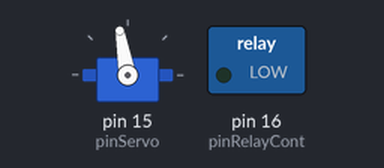
Recording of a sketch running on a simulated Arduino Uno, built with avr-gcc and run on an emulated ATmega328P. On the bench: servo, switched loads named in the sketch (green lamp = pin HIGH).

Above: at 0.05 s.
Timing chart, 0 to 3.0 s (numbered marks = the images above):
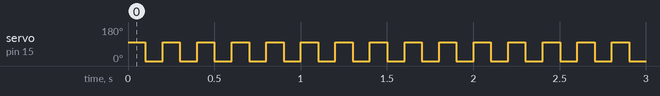

The sketch:

pruebas.ino
```cpp
const int pinIrRcv = 2;
const int pinRelayCont = 16;
const int pinServo = 15;
const int displayA = 12;
const int displayB = 13;
const int displayC = 10;
const int displayD = 9;
const int displayE = 8;
const int displayF = 7;
const int displayG = 6;
const int displayDp = 11;
const int ledR = 5;
const int ledG = 4;
const int ledW = 3;
// -------------- VARIABLES GLOBALES -------------------
byte statusDispB = 0;
byte statusDispD = 0;
byte statusLeds = 0;

int posicionServo = 1;
int maxServo = 150;
bool powerStatus = false;
bool muteStatus = false;

int backupVolMute=0;
//---------------- OBJETOS -----------------------------
#include <Servo.h>
#include <IRLibDecodeBase.h>
// #include <IRLibSendBase.h>
#include <IRLib_P01_NEC.h>
#include <IRLibCombo.h>
#include <IRLibRecvPCI.h>

Servo myservo;
IRrecvPCI myReceiver(pinIrRcv);
IRdecode myDecoder;

//----------------- LIBS -----------------------------
#include <avr/sleep.h>

void setup()
{
  //Serial.begin(9600);
  //Serial.println("Empezo la serial");
  pinMode(pinRelayCont,OUTPUT);
  digitalWrite(pinRelayCont,LOW);
  myservo.attach(pinServo);
  myservo.write(posicionServo);
  myReceiver.enableIRIn();
}

void loop() {
  int temp=SMCR;
  myservo.write(100);
  delay(100);
  myservo.write(0);
  delay(100);
  temp=255;
  temp=temp ^ (1<<SM2 | 1<<SM1 | 1<<SM2);

  myDecoder.decode();           //Decode it
}
```

Measured:
- by itself, servo on pin 15 (pinServo): alternates 100° for 0.10 s and 0° for 0.10 s
